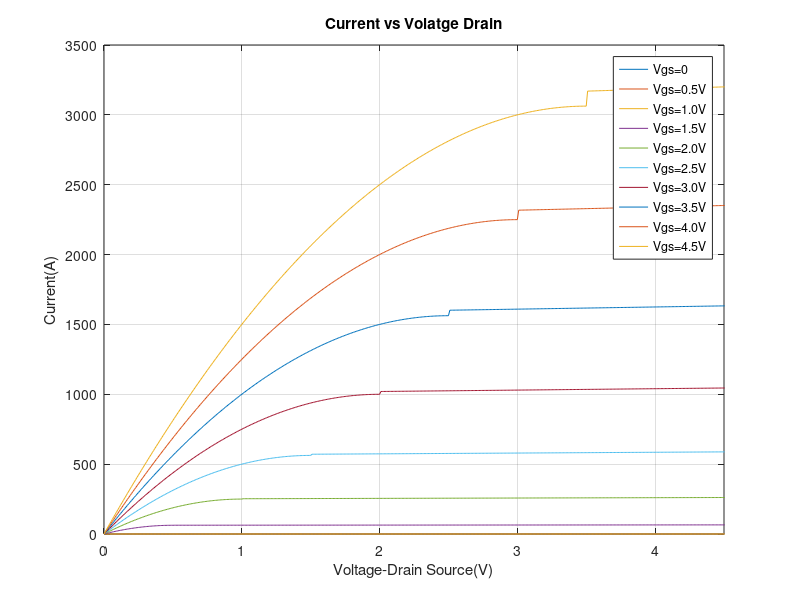

MATLAB code for this plot:
clear

Kn = 100; %A/V^2
WL = 5; %unitless
Vt = 1; %volt
lambda = 0.01;

Vds = 0:0.01:5;
Vg = 0;

for i = 1:10
    ID = zeros;
    if i > 1
        Vg = Vg + 0.5;
    end
    for j = 1:501
        
        if Vg < Vt
            ID(j) = 0;
        else
            
            if Vds(j) <= Vg - Vt
                ID(j) = 0.5*Kn*(WL)*(2*(Vg-Vt)*Vds(j)-(Vds(j)^2));
            
            elseif Vds(j) > Vg - Vt
                ID(j) = 0.5*Kn*(WL)*((Vg-Vt)^2)*(1+lambda*Vds(j));
            end     
        end
    end
    
    plot(Vds, ID)
    xlim([0,4.5])
    title('Current vs Volatge Drain')
    ylabel('Current(A)')
    xlabel('Voltage-Drain Source(V)')
    grid
    grid minor
    hold on
end
legend('Vgs=0','Vgs=0.5V','Vgs=1.0V','Vgs=1.5V','Vgs=2.0V','Vgs=2.5V','Vgs=3.0V','Vgs=3.5V','Vgs=4.0V','Vgs=4.5V')
grid
hold off
